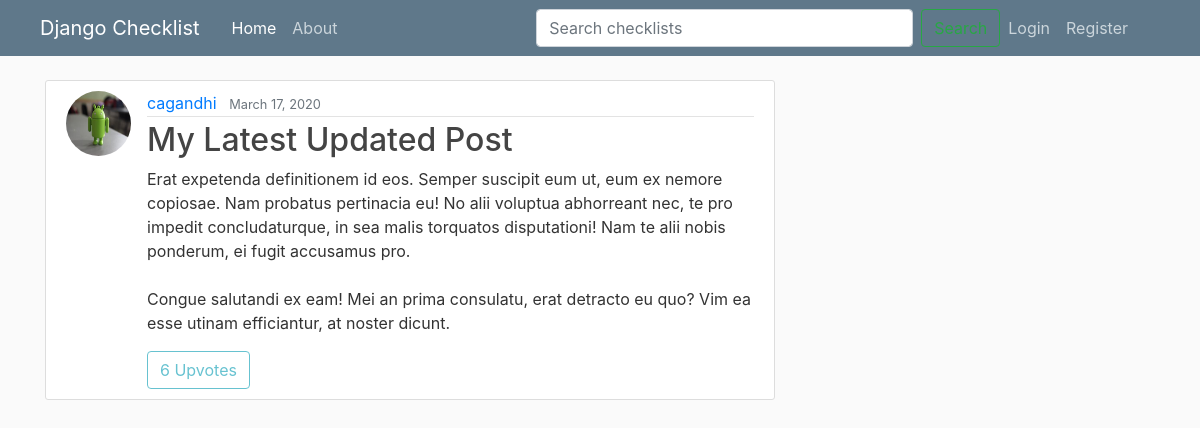
Page /checklist/30/ on the earlier database version.
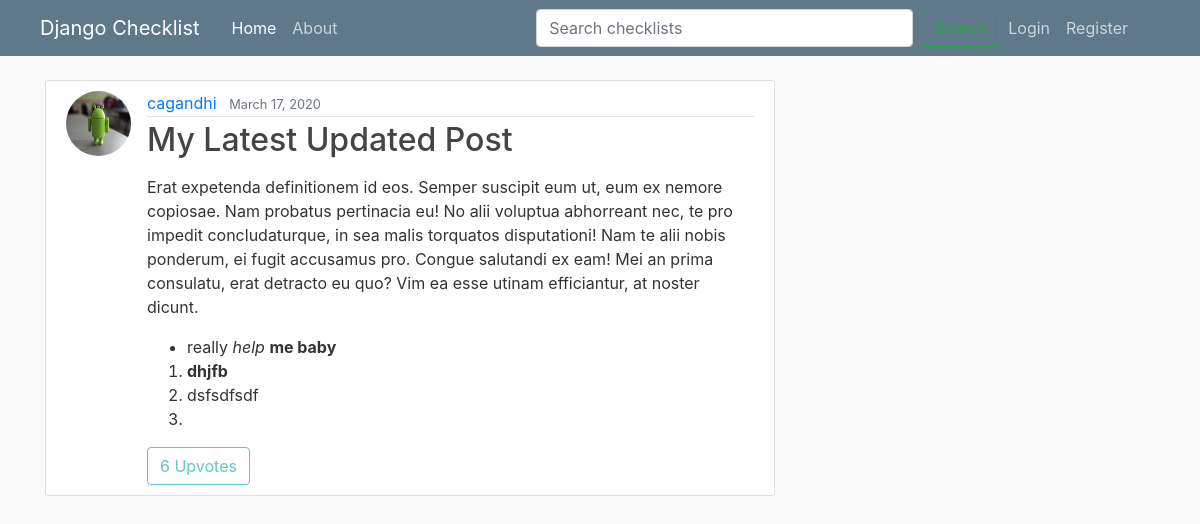
Same page on the later database version.
### checklist/models.py (models this page shows, shortened)
class Checklist(models.Model):
	title = models.CharField(max_length=100)
	content = RichTextField()
	date_posted = models.DateTimeField(default=timezone.now)
	author = models.ForeignKey(User, on_delete = models.CASCADE)
	visibility = models.IntegerField(default=0)

### users/models.py (models this page shows, shortened)
class Profile(models.Model):
	user = models.OneToOneField(User, on_delete = models.CASCADE)
	image = models.ImageField(default='default.jpg', upload_to='profile_pics')

### checklist/views.py (the view)
# urls.py: path('checklist/<int:pk>/', ChecklistDetailView.as_view(), name='checklist-detail'),
class ChecklistDetailView(DetailView):
	model = Checklist
	def get_context_data(self, **kwargs):
		context = super(ChecklistDetailView, self).get_context_data(**kwargs)
		uvote = Upvote.objects.filter(checklist_id=self.kwargs.get('pk')).count()
		context['uvote'] = uvote
		return context

### checklist/templates/checklist/checklist_detail.html (shortened to what this page needs)
{% extends "checklist/base.html" %}
{% block content %}
	<article class="media content-section">
		<img class="rounded-circle article-img" src="{{ object.author.profile.image.url }}">
	  <div class="media-body">
	    <div class="article-metadata">
	      <a class="mr-2" href="{% url 'user-checklists' object.author.username %}">{{ object.author }}</a>
	      <small class="text-muted">{{ object.date_posted|date:'F d, Y' }}</small>
	    </div>
	    <h2 class="article-title">{{ object.title }}</h2>
	    <p class="article-content">{{ object.content|safe }}</p>
	    {% if user.is_authenticated and object.author != user %}
			<a class="btn btn-outline-info" href="{% url 'checklist-upvote' object.id %}">Upvote | {{ uvote }}</a>
			<a class="btn btn-outline-info" href="{% url 'checklist-bookmark' object.id %}">Bookmark</a>
		{% else %}
			<a class="btn btn-outline-info disabled">{{ uvote }} Upvotes</a>
		{% endif %}
	  </div>
	</article>
{% endblock %}

Differences in the rows shown:
changed Checklist "My Latest Updated Post": content "…efficiantur, at noster dicunt." → "…efficiantur, at noster dicunt. really help me baby dhjfb dsfsdfsdf"
